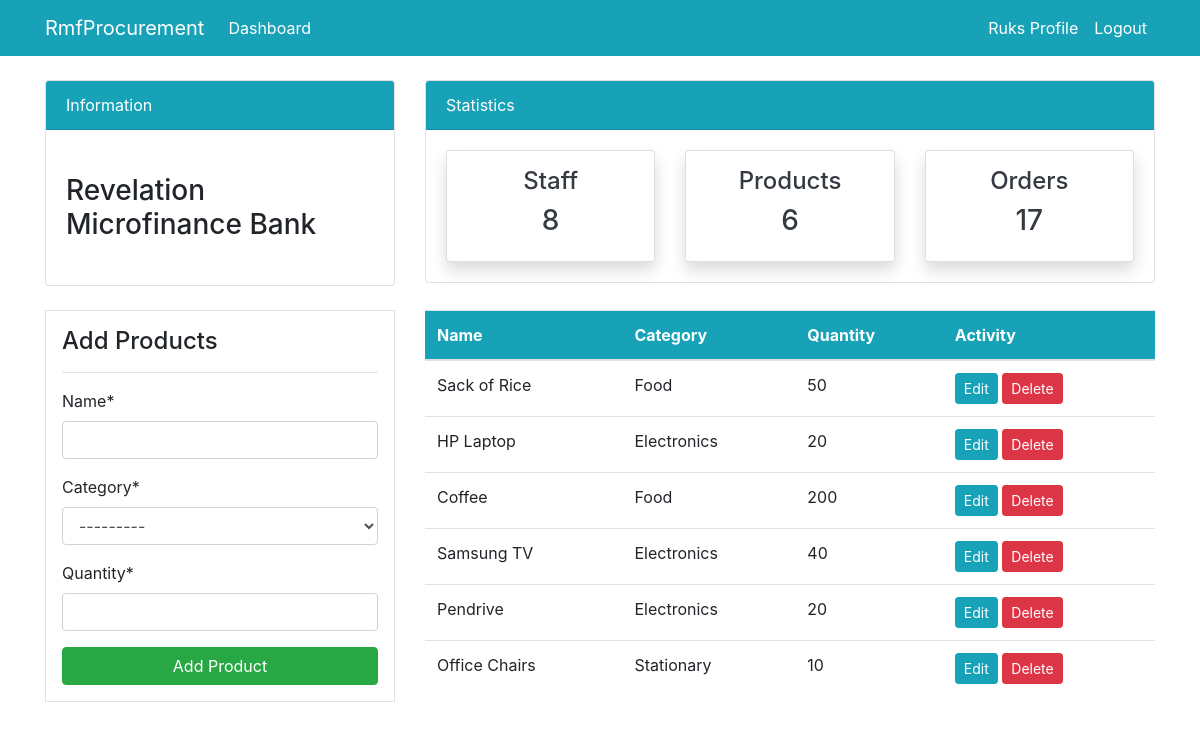
/product/ (signed in), run on the app's committed database.
### dashboard/models.py (models this page shows, shortened)
class Product(models.Model):
    name = models.CharField(max_length=100, null=True) # null is used to add & delete its not good 4deployment so remove
    category = models.CharField(max_length=30, choices=CATEGORY, null=True) # you use choices so you can add more to the category
    quantity = models.PositiveIntegerField(null=True)

### dashboard/views.py (the view)
# urls.py: path('product/', views.product, name='dashboard-product'),
@login_required(login_url='user-login')
def product(request):
    items = Product.objects.all() #To get d data 4rm d database using ORM
    product_count = items.count()
    workers_count = User.objects.all().count()
    orders_count = Order.objects.all().count()
    if request.method == 'POST':
        form = ProductForm(request.POST)
        if form.is_valid():
            form.save()
            product_name = form.cleaned_data.get('name')
            messages.success(request, f'{product_name} has been added')
            return redirect('dashboard-product')
    else:
        form = ProductForm()
    context = {
        'items': items,
        'form': form,
        'workers_count': workers_count,
        'orders_count': orders_count,
        'product_count': product_count
    }
    return render(request, 'dashboard/product.html', context)

### dashboard/forms.py
class ProductForm(forms.ModelForm):
    class Meta:
        model = Product
        fields = ['name', 'category', 'quantity']

### templates/dashboard/product.html (shortened to what this page needs)
{% extends 'partials/base.html' %}
{% load crispy_forms_tags %}
{% block content %}
{% include 'partials/topnav.html' %}
<div class="container">
    <div class="row my-4">
        <div class="col-md-4">
            <div class="border bg-white p-3">
                <h4>Add Products</h4>
                <hr>
                <form method="POST">
                    {{ form|crispy }}
                    <input class="btn btn-success btn-block" type="submit" value="Add Product">
                </form>
            </div>
        </div>
        <div class="col-md-8">
            <table class="table bg-white">
                <thead class="bg-info">
                    <tr class="text-white">
                        <th scope="col">Name</th>
                        <th scope="col">Category</th>
                        <th scope="col">Quantity</th>
                        <th scope="col">Activity</th>
                    </tr>
                </thead>
                <tbody>
                    {% for item in items %}
                    <tr>
                        <td>{{ item.name }}</td>
                        <td>{{ item.category }}</td>
                        <td>{{ item.quantity }}</td>
                        <td>
                            <a class="btn btn-info btn-sm" href="{% url 'dashboard-product-update' item.id %}">Edit</a>
                            <a class="btn btn-danger btn-sm" href="{% url 'dashboard-product-delete' item.id %}">Delete</a>
                        </td>
                    </tr>
                    {% endfor %}
                </tbody>
            </table>
        </div>
    </div>
</div>
{% endblock %}

### templates/partials/base.html (shortened to what this page needs)
{% load static %}
<!doctype html>
<html lang="en">
  <head>
    <link rel="stylesheet" href="https://cdn.jsdelivr.net/npm/bootstrap@4.6.2/dist/css/bootstrap.min.css">
    <link rel="stylesheet" href="{% static '/style.css' %}">
  </head>
  <body>
    {% include 'partials/nav.html' %}
    {% block content %}
    {% endblock %}
  </body>
</html>

### templates/partials/nav.html (shortened to what this page needs)
    <nav class="navbar navbar-expand-lg navbar-info bg-info">
        {% if user.is_authenticated %}
        <div class="container">
            <a class="navbar-brand text-white" href="{% url 'dashboard-index' %}">RmfProcurement</a>
            <div class="collapse navbar-collapse" id="navbarSupportedContent">
                <ul class="navbar-nav mr-auto">
                    <li class="nav-item active">
                        <a class="nav-link text-white" href="{% url 'dashboard-index' %}">Dashboard</a>
                    </li>
                </ul>
                <ul class="navbar-nav ml-auto">
                    <li class="nav-item active">
                        <a class="nav-link text-white" href="{% url 'user-profile' %}">{{ user.username }} Profile<span class="sr-only">(current)</span></a>
                    </li>
                    <li class="nav-item">
                    <a class="nav-link text-white" href="{% url 'user-logout' %}">Logout</a>
                    </li>
                </ul>
                {% endif %}
            </div>
        </div>
    </nav>

### templates/partials/topnav.html (shortened to what this page needs)
<div class="container">
    <div class="row mt-4">
        <div class="col-md-4">
            <div class="card">
                <div class="card-header bg-info text-white">
                    Information
                </div>
                <div class="card-body">
                    <marquee behavior="" direction="">
                        <h3 class="my-4">Revelation Microfinance Bank</h3>
                    </marquee>
                </div>
            </div>
        </div>
        <div class="col-md-8">
            <div class="card">
                <div class="card-header bg-info text-white">
                    Statistics
                </div>
                <div class="card-body">
                    <div class="row">
                        <div class="col-md-4">
                            <a class="text-decoration-none text-dark" href="{% url 'dashboard-staff' %}">
                                <div class="card my-card shadow text-center p-3">
                                    <h4>Staff </h4>
                                    <h3>{{ workers_count }} </h3>
                                </div>
                            </a>
                        </div>
                        <div class="col-md-4">
                            <a class="text-decoration-none text-dark" href="{% url 'dashboard-product' %}">
                                <div class="card my-card shadow text-center p-3">
                                    <h4>Products </h4>
                                    <h3>{{ product_count }}</h3>
                                </div>
                            </a>
                        </div>
                        <div class="col-md-4">
                            <a class="text-decoration-none text-dark" href="{% url 'dashboard-order' %}">
                                <div class="card my-card shadow text-center p-3">
                                    <h4>Orders </h4>
                                    <h3>{{ orders_count }} </h3>
                                </div>
                            </a>
                        </div>
                    </div>
                </div>
            </div>
        </div>
    </div>
</div>

### data on the page
Product: name "Sack of Rice", category "Food", quantity "50"
Product: name "HP Laptop", category "Electronics", quantity "20"
Product: name "Coffee", category "Food", quantity "200"
Product: name "Samsung TV", category "Electronics", quantity "40"
Product: name "Pendrive", category "Electronics", quantity "20"
Product: name "Office Chairs", category "Stationary", quantity "10"

### other printed values
{{ user.username }} "Ruks"
{{ workers_count }} "8"
{{ product_count }} "6"
{{ orders_count }} "17"
